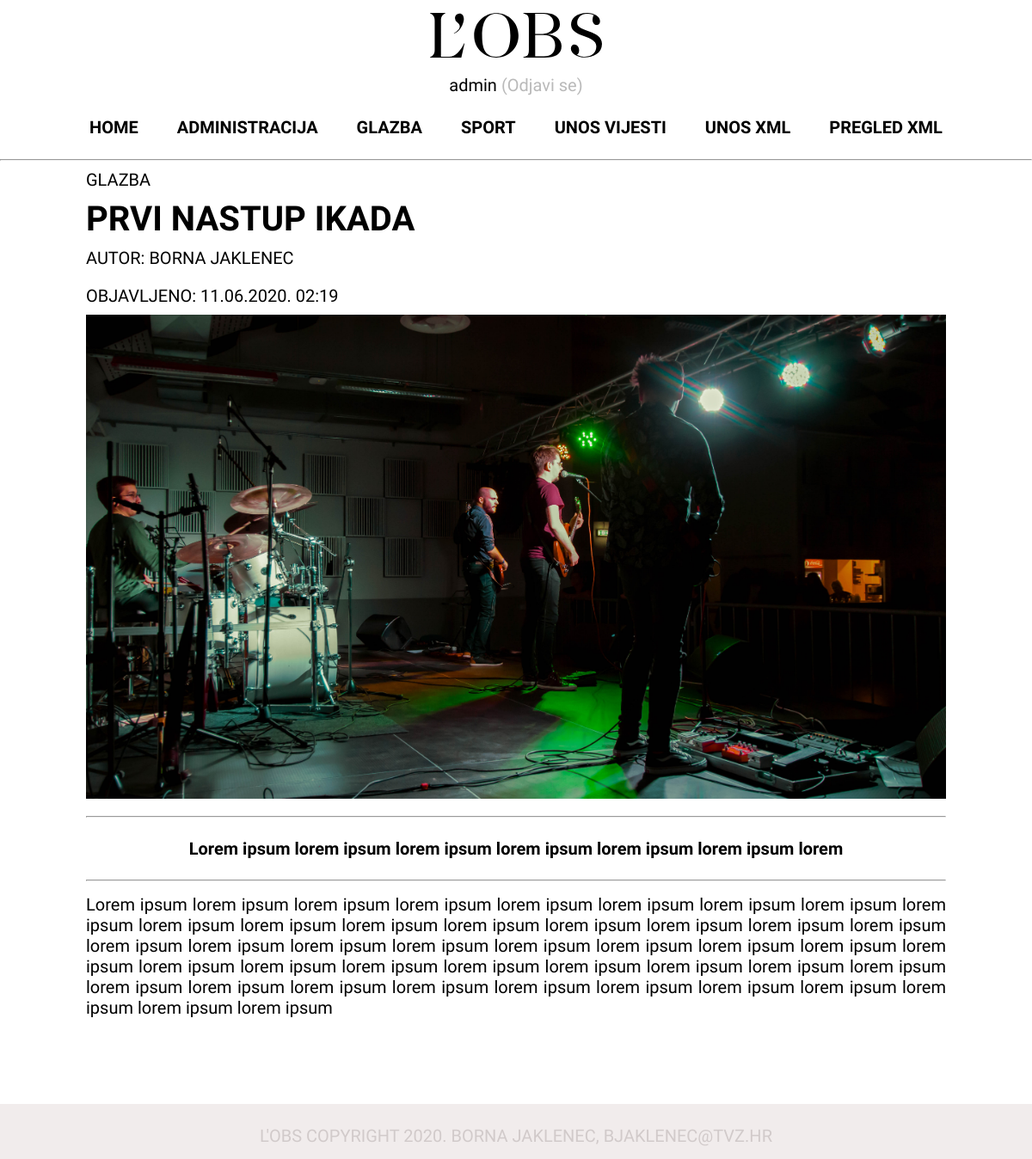
/clanak.php?id=26 (signed in), run on the app's committed database.
### tables this page shows
CREATE TABLE `clanci` (
  `id` int(11) NOT NULL,
  `datum` varchar(32) NOT NULL,
  `naslov` varchar(64) NOT NULL,
  `sazetak` text NOT NULL,
  `tekst` text NOT NULL,
  `slika` varchar(64) NOT NULL,
  `kategorija` varchar(32) NOT NULL,
  `arhiva` tinyint(1) NOT NULL,
  `autor` varchar(60) NOT NULL
);

### clanak.php (the view, shortened to what this page needs)
<?php
    $dbc = mysqli_connect('localhost', 'root', '', 'lobs');
?>
<!DOCTYPE html>
<html lang="en">
<head>
    <link rel="stylesheet" href="style.css">
    <link rel="stylesheet" href="https://cdnjs.cloudflare.com/ajax/libs/font-awesome/4.7.0/css/font-awesome.min.css">
</head>
<body>
    <header>
        <div class="clearfix">
            <div class="logo">
                <a href="index.php">
                    <img src="img/logo.svg" style="width: 200px;" alt="">
                </a>
            </div>
            <p style="text-align: center;"><?php echo $_SESSION['user']; ?>
                <a href="logout.php" style="text-decoration: none; color:#b9b9b9;">(Odjavi se)</a>
            </p>
            <nav>
                <ul>
                    <div class="topnav" id="myTopnav">
                        <li><a href="index.php">HOME</a></li>
                        <li><a href="administracija.php">ADMINISTRACIJA</a></li>
                        <li><a href="kategorija.php?id=Glazba" class="">GLAZBA</a></li>
                        <li><a href="kategorija.php?id=Sport">SPORT</a></li>
                        <li><a href="unos_vijesti.php">UNOS VIJESTI</a></li>
                        <li><a href="xml-projekt.php">UNOS XML</a></li>
                        <li><a target="_blank" href="Albumi.xml">PREGLED
                                XML</a></li>
                    </div>
                </ul>
            </nav>
        </div>
    </header>
    <hr>
    <main>
        <div class="wrapper">
            <?php
                $id = $_GET['id'];
                $query = "SELECT * FROM clanci WHERE id = $id";
                $result = mysqli_query($dbc, $query);
                while($row = mysqli_fetch_array($result)){
                    echo '<p class="kategorija">
                <span>'.$row['kategorija'].'</span></p>
            <h1 class="naslov_clanak">'.$row['naslov'].'</h1>
            <p class="info">AUTOR: '.$row['autor'].'</p>
            <p class="info">OBJAVLJENO: '.$row['datum'].'</p>
            <section class="slika_clanak">
               <img style="width:100%;" src="' . UPLPATH . $row['slika']. '">
            </section>
            <section class="sazetak">
                <hr>
                <br>
                <p style="text-align: center;">
                    '.$row['sazetak'].'
                </p>
                <br>
                <hr>
            </section>
            <section class="tekst_clanak">
                <p style="text-align: justify;">
                    '.$row['tekst'].'
                </p>
            </section>';
            }
            ;?>
        </div>
    </main>
    <footer>
        <p>L'Obs copyright 2020. Borna Jaklenec, bjaklenec@tvz.hr</p>
    </footer>
</body>
</html>

### style.css (style rules this page uses)
* { margin: 0; padding: 0; box-sizing: border-box; font-family: 'Barlow Condensed', sans-serif; font-size: 20px; }
.clearfix::after { content: ""; clear: both; display: table; }
.wrapper { width: 100%; margin: 0 auto; max-width: 1000px; }
nav { margin: 0 auto; text-align: center; padding: 25px 0; text-transform: uppercase; }
nav ul { list-style: none; margin: 0; padding: 0; overflow: hidden; }
nav li { display: inline; font-weight: bold; }
nav a { text-decoration: none; color: black; padding: 0px 20px; }
.logo { margin: 0 auto; text-align: center; padding: 15px 0px; }
footer { text-align: center; padding: 15px 0px; color: #d1caca; background-color: #f1ecec; }
footer p { padding-top: 10px; font-weight: 400; text-transform: uppercase; }
.info { padding: 10px 0px; text-transform: uppercase; }
.kategorija { padding: 10px 0; text-transform: uppercase; }
.naslov_clanak { text-transform: uppercase; font-size: 40px; }
.sazetak { font-weight: 600; padding: 15px 0; }
.tekst_clanak { text-align: left; padding-bottom: 100px; font-size: 25px; }

### data on the page
clanci: kategorija "GLAZBA", naslov "PRVI NASTUP IKADA", autor "BORNA JAKLENEC", datum "11.06.2020. 02:19", slika (picture), sazetak "Lorem ipsum lorem ipsum lorem ipsum lorem ipsum lorem ipsum lorem ipsum lorem", tekst "Lorem ipsum lorem ipsum lorem ipsum lorem ipsum lorem ipsum lorem ipsum lorem ipsum lorem ipsum lorem ipsum lorem ipsum lorem ipsum lorem ipsum lorem ipsum lorem ipsum lorem ipsum lorem ipsum lorem ipsum lorem ipsum lorem ipsum lorem ipsum lorem ipsum lorem ipsum lorem ipsum lorem ipsum lorem ipsum lorem ipsum lorem ipsum lorem ipsum lorem ipsum lorem ipsum lorem ipsum lorem ipsum lorem ipsum lorem ipsum lorem ipsum lorem ipsum lorem ipsum lorem ipsum lorem ipsum lorem ipsum lorem ipsum lorem ipsum lorem ipsum lorem ipsum lorem ipsum"

### other printed values
$_SESSION['user'] "admin"
